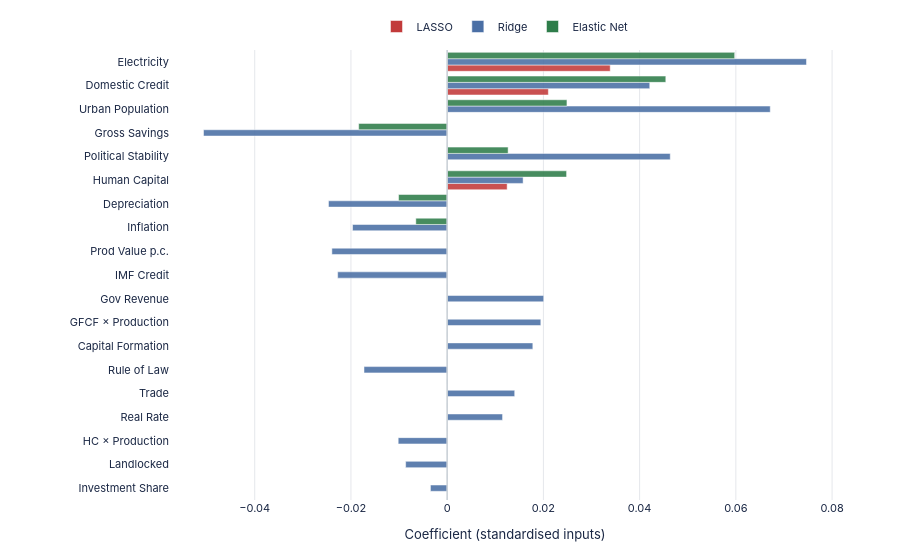

This figure's notebook cell:
### Markdown cell above
## Fig 8 — Standardised Coefficients (LASSO / Ridge / Elastic Net)

### Code cell
coef_df = pd.DataFrame({'Feature': all_features, 'Short': short})
coef_df['LASSO']       = lasso.coef_
coef_df['Ridge']       = ridge.coef_
coef_df['Elastic Net'] = elastic.coef_
coef_df = coef_df[coef_df['Short'] != EXCLUDE_LABEL].copy()
coef_df['abs_avg'] = coef_df[['LASSO', 'Ridge', 'Elastic Net']].abs().mean(axis=1)
coef_df = coef_df.sort_values('abs_avg', ascending=True).reset_index(drop=True)

figC = go.Figure()
figC.add_vline(x=0, line=dict(color='#c9cfd6', width=1.5))
for m, col in [('LASSO', PAL['red']), ('Ridge', PAL['blue']), ('Elastic Net', PAL['green'])]:
    figC.add_trace(go.Bar(
        y=coef_df['Short'], x=coef_df[m], name=m, orientation='h',
        marker=dict(color=col, opacity=0.88, line=dict(color='white', width=0.5)),
        hovertemplate=f'%{{y}}: %{{x:+.3f}}<extra>{m}</extra>',
    ))

figC.update_layout(**base_layout(
    height=560, barmode='group', margin=dict(l=170, r=60, t=40, b=60),
    xaxis=dict(title='Coefficient (standardised inputs)', gridcolor=GRID,
               zeroline=False),
    yaxis=dict(tickfont=dict(size=11)),
    legend=dict(orientation='h', yanchor='bottom', y=1.02, xanchor='center', x=0.5),
))
save(figC, '08_ml_standardised_coefficients', w=1100, h=560)
figC.show(config=CFG)

### Figure 1 — Plotly figure (JSON) as saved in the notebook; plotly's stock layout.template omitted (floating-point values rounded to 4 significant figures)
{"data": [{"hovertemplate": "%{y}: %{x:+.3f}<extra>LASSO</extra>", "marker": {"color": "#c23a3a", "line": {"color": "white", "width": 0.5}, "opacity": 0.88}, "name": "LASSO", "orientation": "h", "type": "bar", "x": [-0.0, -0.0, -0.0, 0.0, 0.0, 0.0, 0.0, -0.0, -0.0, -0.0, -0.0, -0.0, -0.0, 0.01247, 0.0, -0.0, 0.0, 0.02103, 0.03389], "y": ["Investment Share", "Landlocked", "HC × Production", "Real Rate", "Trade", "Rule of Law", "Capital Formation", "GFCF × Production", "Gov Revenue", "IMF Credit", "Prod Value p.c.", "Inflation", "Depreciation", "Human Capital", "Political Stability", "Gross Savings", "Urban Population", "Domestic Credit", "Electricity"]}, {"hovertemplate": "%{y}: %{x:+.3f}<extra>Ridge</extra>", "marker": {"color": "#4a6fa5", "line": {"color": "white", "width": 0.5}, "opacity": 0.88}, "name": "Ridge", "orientation": "h", "type": "bar", "x": [-0.003477, -0.008635, -0.01018, 0.01151, 0.01404, -0.01729, 0.0178, 0.01947, 0.02007, -0.02276, -0.02397, -0.01967, -0.02467, 0.01578, 0.04637, -0.05065, 0.06715, 0.04211, 0.07468], "y": ["Investment Share", "Landlocked", "HC × Production", "Real Rate", "Trade", "Rule of Law", "Capital Formation", "GFCF × Production", "Gov Revenue", "IMF Credit", "Prod Value p.c.", "Inflation", "Depreciation", "Human Capital", "Political Stability", "Gross Savings", "Urban Population", "Domestic Credit", "Electricity"]}, {"hovertemplate": "%{y}: %{x:+.3f}<extra>Elastic Net</extra>", "marker": {"color": "#2e7d4a", "line": {"color": "white", "width": 0.5}, "opacity": 0.88}, "name": "Elastic Net", "orientation": "h", "type": "bar", "x": [-0.0, -4.547e-06, -0.0, 0.0, 0.0, 0.0, 0.0, 0.0, -0.0, -0.0, -0.0, -0.006518, -0.01011, 0.02482, 0.01267, -0.01839, 0.02489, 0.04544, 0.05976], "y": ["Investment Share", "Landlocked", "HC × Production", "Real Rate", "Trade", "Rule of Law", "Capital Formation", "GFCF × Production", "Gov Revenue", "IMF Credit", "Prod Value p.c.", "Inflation", "Depreciation", "Human Capital", "Political Stability", "Gross Savings", "Urban Population", "Domestic Credit", "Electricity"]}], "layout": {"barmode": "group", "font": {"color": "#1a2744", "family": "IBM Plex Sans, -apple-system, BlinkMacSystemFont, sans-serif", "size": 11}, "height": 560, "legend": {"orientation": "h", "x": 0.5, "xanchor": "center", "y": 1.02, "yanchor": "bottom"}, "margin": {"b": 60, "l": 170, "r": 60, "t": 40}, "paper_bgcolor": "#ffffff", "plot_bgcolor": "#ffffff", "shapes": [{"line": {"color": "#c9cfd6", "width": 1.5}, "type": "line", "x0": 0, "x1": 0, "xref": "x", "y0": 0, "y1": 1, "yref": "y domain"}], "xaxis": {"gridcolor": "#e5e7eb", "title": {"text": "Coefficient (standardised inputs)"}, "zeroline": false}, "yaxis": {"tickfont": {"size": 11}}}}
